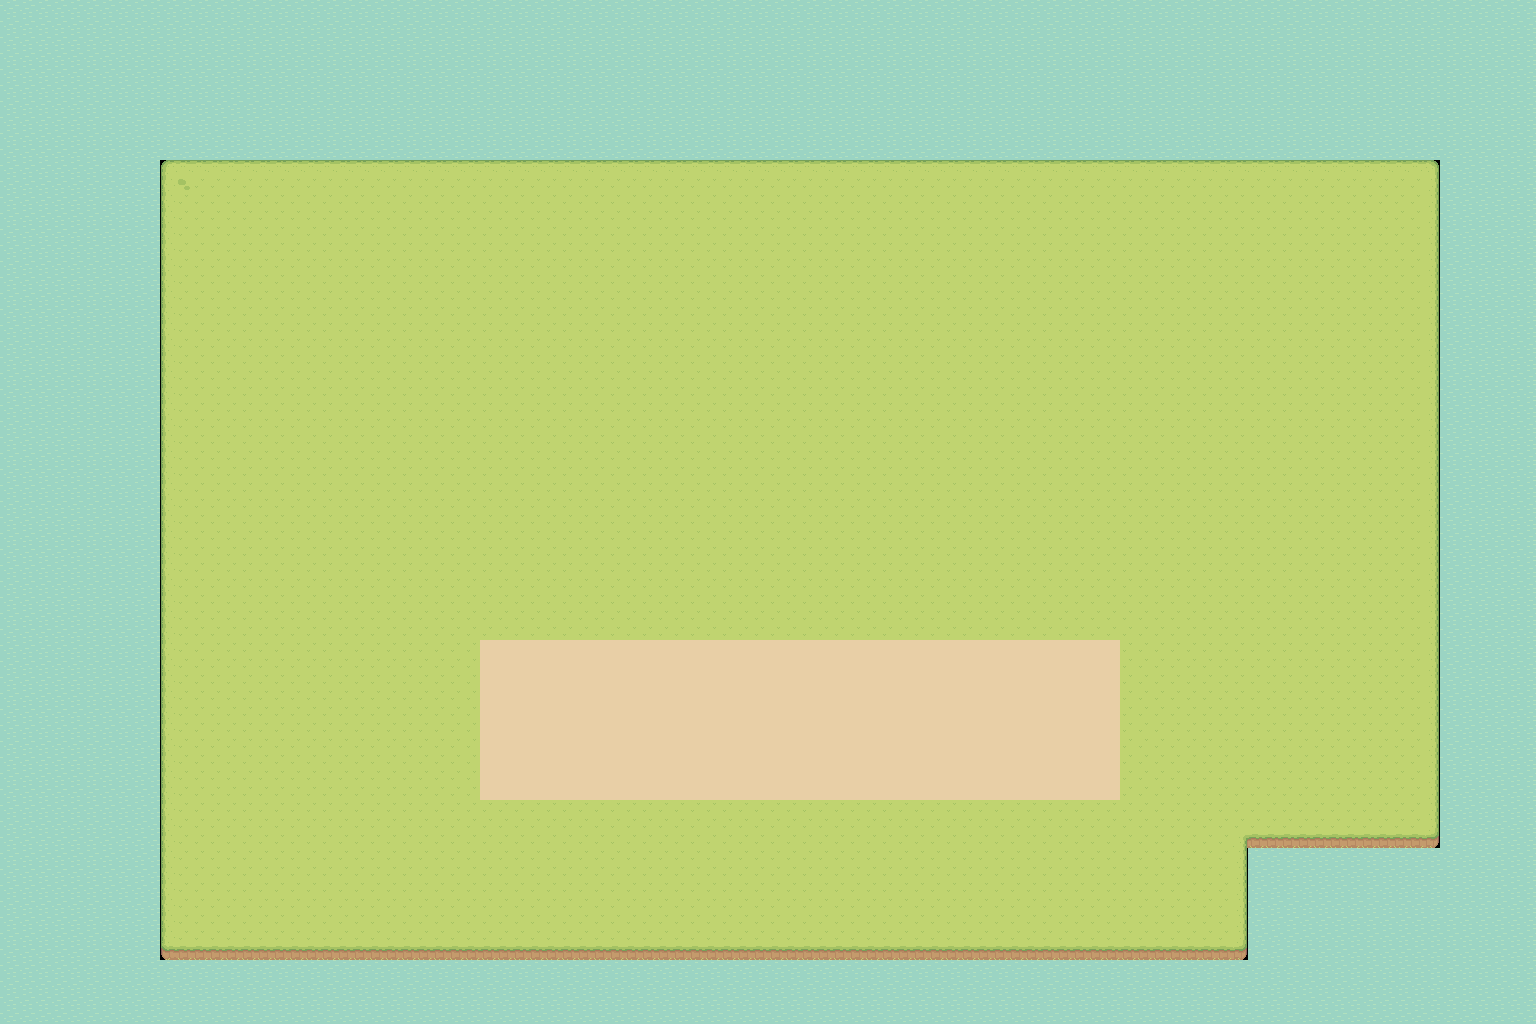

A level layout from a 2D game, rendered from its tile map. Below: a short description, then the map file with tile-grid data replaced by summaries:
An orthogonal 96x64 tile map with 16x16 px tiles, 1 tile layer (base), 4 tilesets.

<map version="1.9" tiledversion="1.9.2" orientation="orthogonal" renderorder="right-down" width="96" height="64" tilewidth="16" tileheight="16" infinite="0" nextlayerid="6" nextobjectid="1">
 <tileset firstgid="1" source="Water.tsx" />
 <tileset firstgid="5" source="Hills.tsx" />
 <tileset firstgid="41" source="Tilled Dirt.tsx" />
 <tileset firstgid="105" source="Grass.tsx" />
 <layer id="5" name="base" width="96" height="64">
  <data>[6144 cells, 6144 non-empty, 14 distinct tile ids]</data>
 </layer>
</map>
